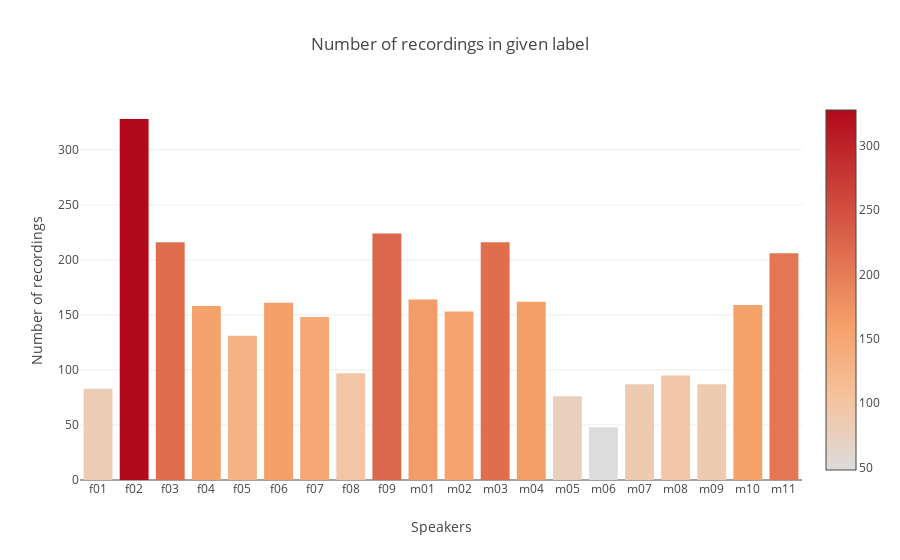

Notebook code cell kept with this figure:
### Code cell
# Plot
data = [go.Histogram(x=dirs, y=number_of_recordings)]
trace = go.Bar(
    x=dirs,
    y=number_of_recordings,
    marker=dict(color = number_of_recordings, showscale=True
    ),
)
layout = go.Layout(
    title='Number of recordings in given label',
    xaxis = dict(title='Speakers'),
    yaxis = dict(title='Number of recordings')
)
py.iplot(go.Figure(data=[trace], layout=layout))

### Figure 1 — Plotly figure (JSON) as saved in the notebook; plotly's stock layout.template omitted (floating-point values rounded to 4 significant figures)
{"data": [{"marker": {"color": [83, 328, 216, 158, 131, 161, 148, 97, 224, 164, 153, 216, 162, 76, 48, 87, 95, 87, 159, 206], "showscale": true}, "type": "bar", "uid": "59a7cb76-122e-4083-b5a2-50226997059d", "x": ["f01", "f02", "f03", "f04", "f05", "f06", "f07", "f08", "f09", "m01", "m02", "m03", "m04", "m05", "m06", "m07", "m08", "m09", "m10", "m11"], "y": [83, 328, 216, 158, 131, 161, 148, 97, 224, 164, 153, 216, 162, 76, 48, 87, 95, 87, 159, 206]}], "layout": {"title": {"text": "Number of recordings in given label"}, "xaxis": {"title": {"text": "Speakers"}}, "yaxis": {"title": {"text": "Number of recordings"}}}}
